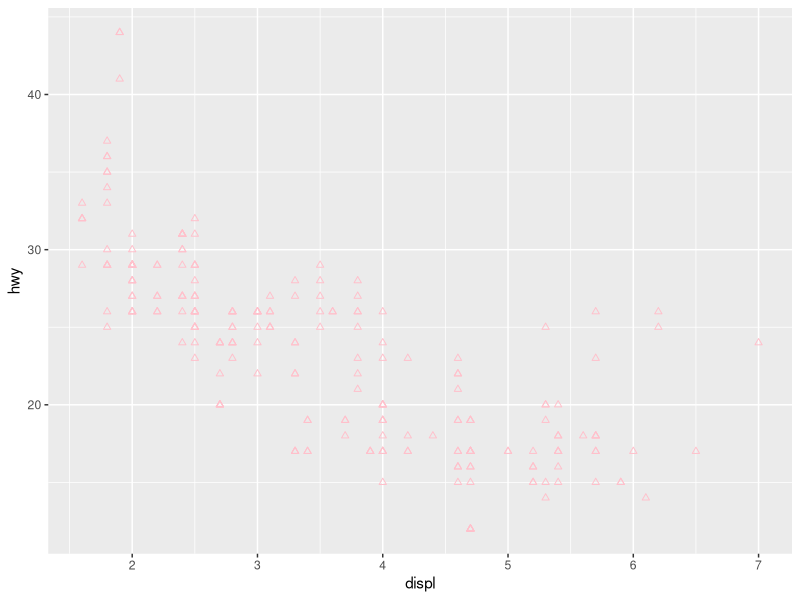
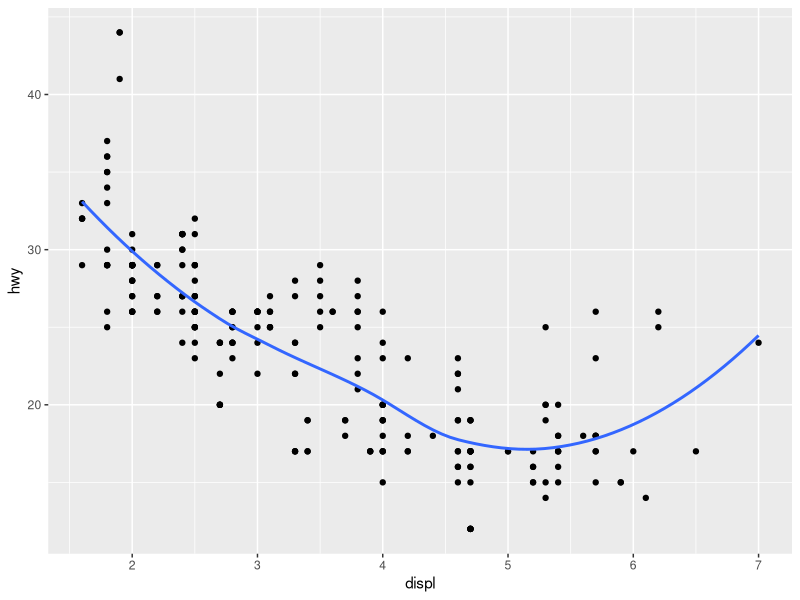
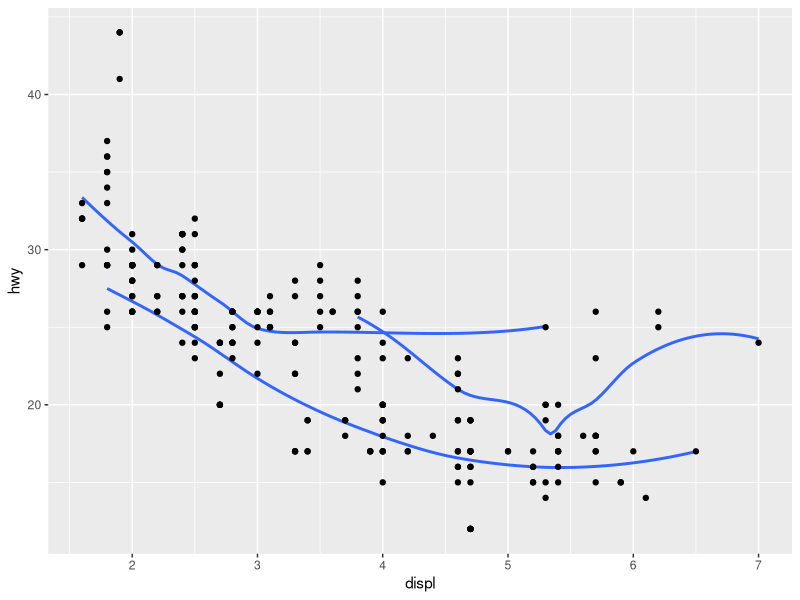
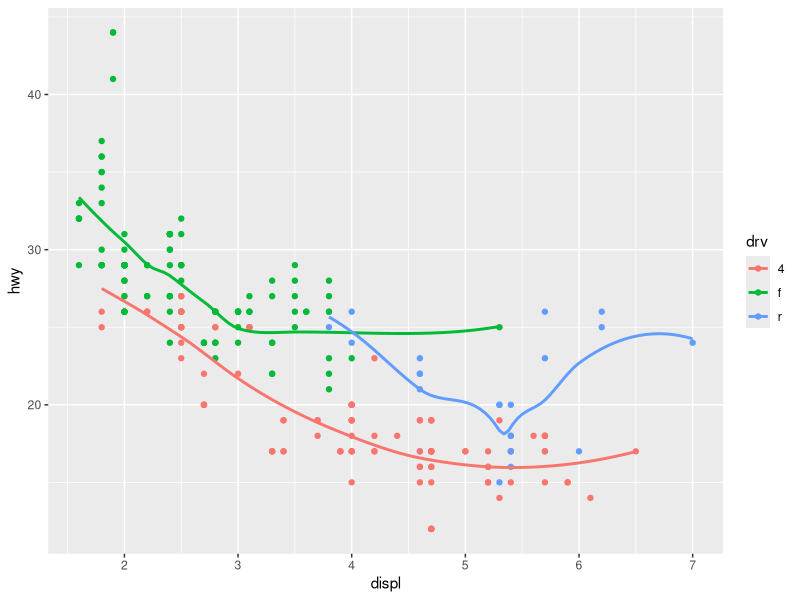
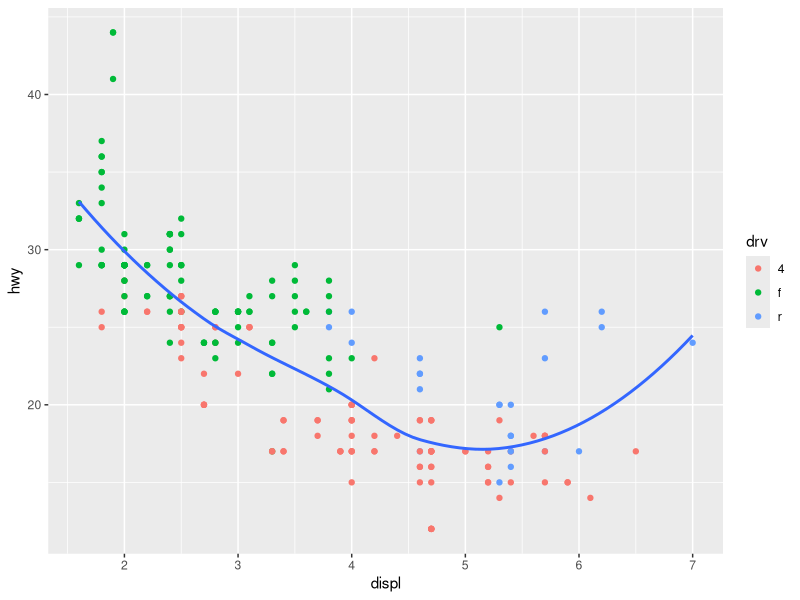
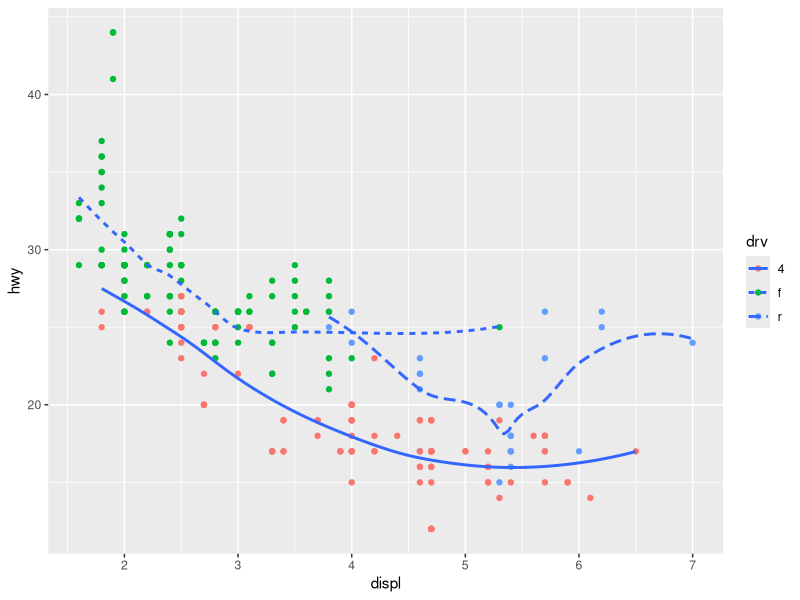
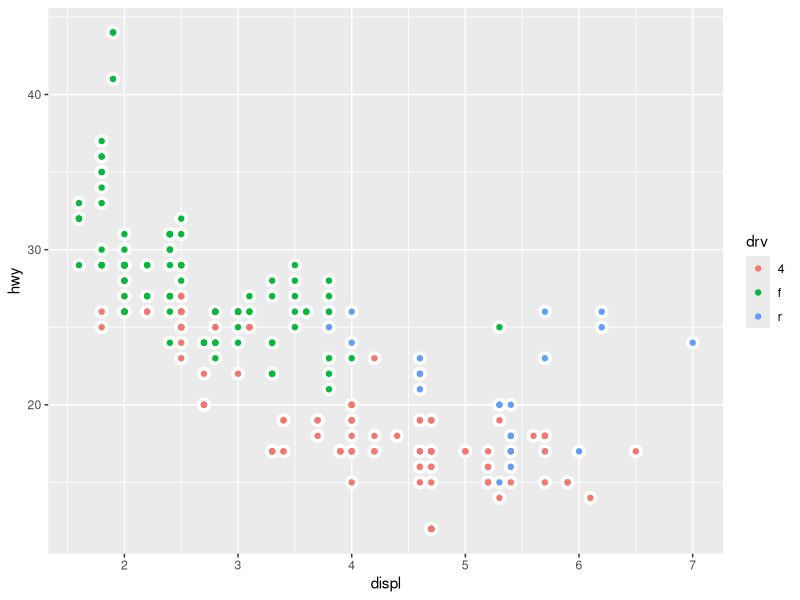
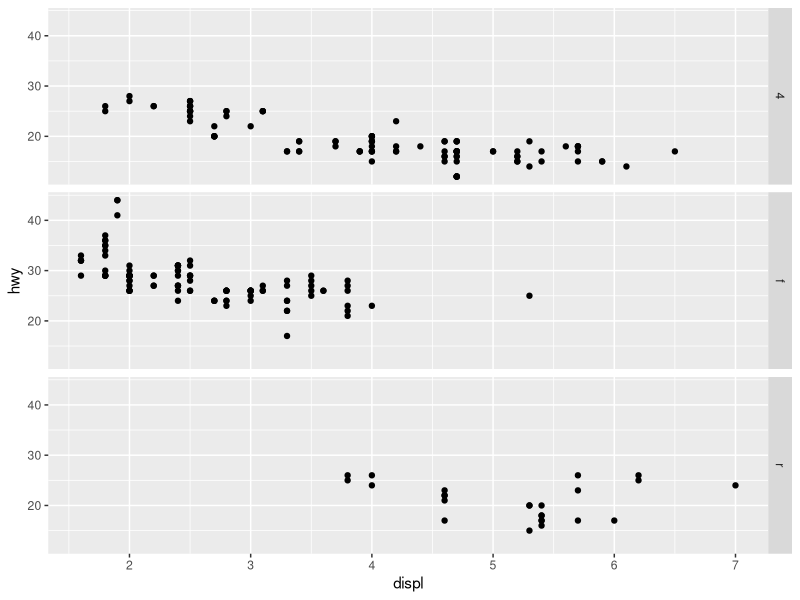

Generate these figures, in order, with R:
library(tidyverse)
mpg
ggplot(mpg, aes(x = displ, y = hwy)) +
  geom_point(color = 'pink', shape = 24)
?geom_point
ggplot(mpg, aes(x = displ, y = hwy)) + 
  geom_point() + 
  geom_smooth(se = FALSE)
ggplot(mpg, aes(x = displ, y = hwy)) + 
  geom_smooth(aes(group = drv), se = FALSE) +
  geom_point()
ggplot(mpg, aes(x = displ, y = hwy, color = drv)) + 
  geom_point() + 
  geom_smooth(se = FALSE)
ggplot(mpg, aes(x = displ, y = hwy)) + 
  geom_point(aes(color = drv)) + 
  geom_smooth(se = FALSE)
ggplot(mpg, aes(x = displ, y = hwy)) + 
  geom_point(aes(color = drv)) +
  geom_smooth(aes(linetype = drv), se = FALSE)
ggplot(mpg, aes(x = displ, y = hwy)) + 
  geom_point(size = 4, color = "white") + 
  geom_point(aes(color = drv))

ggplot(mpg) + 
  geom_point(aes(x = displ, y = hwy)) +
  facet_grid(drv ~ .)

ggplot(mpg) + 
  geom_point(aes(x = displ, y = hwy)) +
  facet_wrap(drv ~ .)

ggplot(mpg) + 
  geom_point(aes(x = displ, y = hwy)) +
  facet_grid(drv ~ .)

ggplot(mpg) + 
  geom_point(aes(x = displ, y = hwy)) +
  facet_grid(. ~ cyl)

ggplot(mpg) + 
  geom_point(aes(x = drv, y = cyl))